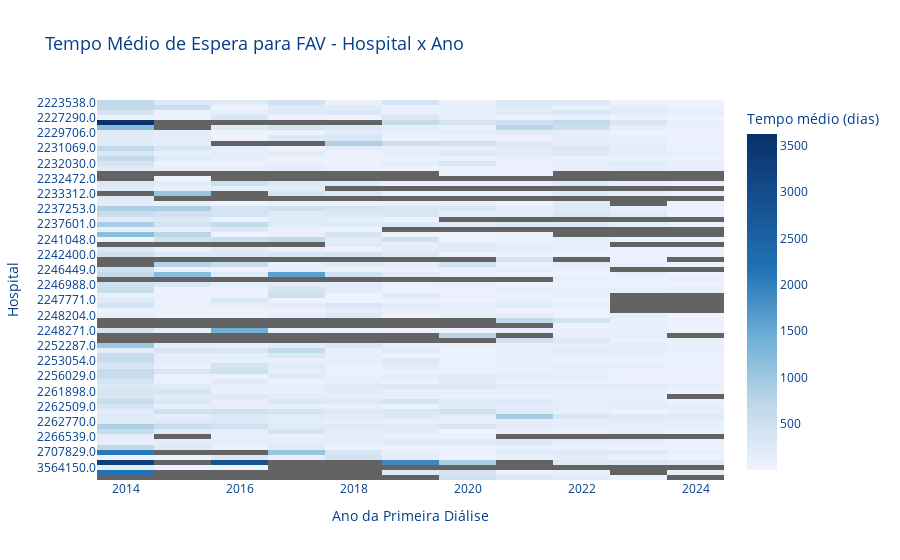

The notebook cell saved with this chart:
### Code cell
# Agrupar por hospital e ano
df_heat = df_hospital.groupby(['hospital', 'ano_primeira_dialise'])['tempo_entre_fav_e_primeira_dialise'].mean().reset_index()

# Pivotar para criar matriz do heatmap
heatmap_data = df_heat.pivot(
    index='hospital',
    columns='ano_primeira_dialise',
    values='tempo_entre_fav_e_primeira_dialise'
)

# 🔵 Substituir NaNs por -1 (para representar ausência de dados no heatmap)
z_data = heatmap_data.fillna(-1).values

# 🔵 Criar texto do hover personalizado
hover_text = []
for i, hospital in enumerate(heatmap_data.index):
    row = []
    for j, ano in enumerate(heatmap_data.columns):
        valor = z_data[i][j]
        if valor == -1:
            row.append(
                f"Hospital: {hospital}<br>Ano: {ano}<br><b>Sem informação</b>"
            )
        else:
            row.append(
                f"Hospital: {hospital}<br>Ano: {ano}<br>Tempo médio: {valor:.0f} dias"
            )
    hover_text.append(row)

# 🔵 Definir uma escala de cores personalizada com preto para NaN (-1)
colorscale = [
    [0.0, 'rgb(99,99,99)'],                           # NaN → preto
    [0.00001, 'rgb(239,243,255)'],             # início da paleta Blues
    [0.2, 'rgb(189,215,231)'],
    [0.4, 'rgb(107,174,214)'],
    [0.6, 'rgb(33,113,181)'],
    [1.0, 'rgb(8,48,107)']                     # fim da paleta Blues
]

# 🔵 Construir o Heatmap
fig1_p4 = go.Figure(
    data=go.Heatmap(
        z=z_data,
        x=heatmap_data.columns,
        y=heatmap_data.index,
        text=hover_text,
        hoverinfo='text',
        colorscale=colorscale,
        colorbar=dict(title='Tempo médio (dias)'),
        zmin=heatmap_data.min().min(),
        zmax=heatmap_data.max().max(),
        hoverongaps=False
    )
)

# 🔵 Layout
fig1_p4.update_layout(
    title='Tempo Médio de Espera para FAV - Hospital x Ano',
    xaxis_title='Ano da Primeira Diálise',
    yaxis_title='Hospital',
    xaxis=dict(side='bottom'),
    yaxis=dict(autorange="reversed"),
    plot_bgcolor=paleta['fundo'],
    paper_bgcolor=paleta['fundo'],
    font=dict(color=paleta['azul_escuro']),
    title_font=dict(size=18, color=paleta['azul_escuro']),
)

fig1_p4.show()

### Figure 1 — Plotly figure (JSON) as saved in the notebook; plotly's stock layout.template omitted (floating-point values rounded to 4 significant figures; data arrays with more than 128 entries replaced by an {"elided": "..."} marker saying what was removed)
{"data": [{"colorbar": {"title": {"text": "Tempo médio (dias)"}}, "colorscale": [[0, "rgb(99,99,99)"], [1e-05, "rgb(239,243,255)"], [0.2, "rgb(189,215,231)"], [0.4, "rgb(107,174,214)"], [0.6, "rgb(33,113,181)"], [1, "rgb(8,48,107)"]], "hoverinfo": "text", "hoverongaps": false, "text": {"elided": "75x11 str values"}, "type": "heatmap", "x": [2014, 2015, 2016, 2017, 2018, 2019, 2020, 2021, 2022, 2023, 2024], "y": ["2223538.0", "2223546.0", "2226952.0", "2227290.0", "2227843.0", "2228602.0", "2229706.0", "2230577.0", "2231042.0", "2231069.0", "2231778.0", "2232022.0", "2232030.0", "2232049.0", "2232162.0", "2232472.0", "2232995.0", "2233304.0", "2233312.0", "2235498.0", "2236370.0", "2237253.0", "2237571.0", "2237598.0", "2237601.0", "2240688.0", "2241021.0", "2241048.0", "2241161.0", "2242397.0", "2242400.0", "2244306.0", "2244357.0", "2246449.0", "2246929.0", "2246961.0", "2246988.0", "2247429.0", "2247488.0", "2247771.0", "2247968.0", "2247984.0", "2248204.0", "2248220.0", "2248239.0", "2248271.0", "2248298.0", "2248328.0", "2252287.0", "2252295.0", "2253046.0", "2253054.0", "2254611.0", "2255456.0", "2256029.0", "2257815.0", "2261057.0", "2261898.0", "2262274.0", "2262460.0", "2262509.0", "2262568.0", "2262584.0", "2262770.0", "2263858.0", "2266474.0", "2266539.0", "2700662.0", "2701146.0", "2707829.0", "2707918.0", "2839938.0", "3564150.0", "5844762.0", "7288239.0"], "z": {"elided": "75x11 float values"}, "zmax": 3625, "zmin": 2}], "layout": {"font": {"color": "#023E8A"}, "paper_bgcolor": "#FFFFFF", "plot_bgcolor": "#FFFFFF", "title": {"font": {"color": "#023E8A", "size": 18}, "text": "Tempo Médio de Espera para FAV - Hospital x Ano"}, "xaxis": {"side": "bottom", "title": {"text": "Ano da Primeira Diálise"}}, "yaxis": {"autorange": "reversed", "title": {"text": "Hospital"}}}}
